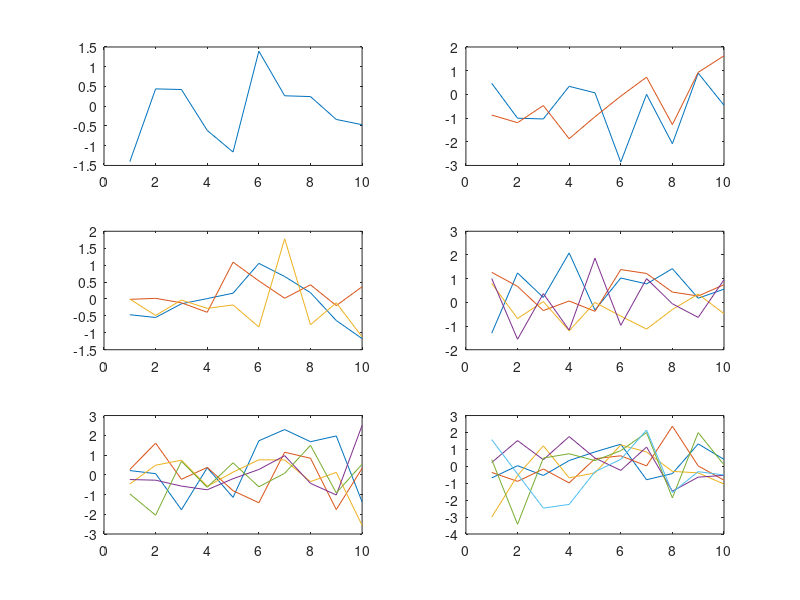

Write the MATLAB code that produced this figure. (Note: this script raises an error after producing the figure.)
clc
clear all
close all
clc
figure,
    for ii = 1:6;
        subplot(3,2,ii);
    plot(randn(10,ii)); 
    end 
figure,
ha = tight_subplot(3,2,[.01 .03],[.1 .01],[.01 .01]) 
for ii = 1:6; 
    axes(ha(ii)); 
    plot(randn(10,ii)); 
end 
    set(ha(1:4),'XTickLabel',''); 
    set(ha,'YTickLabel','')
    
    